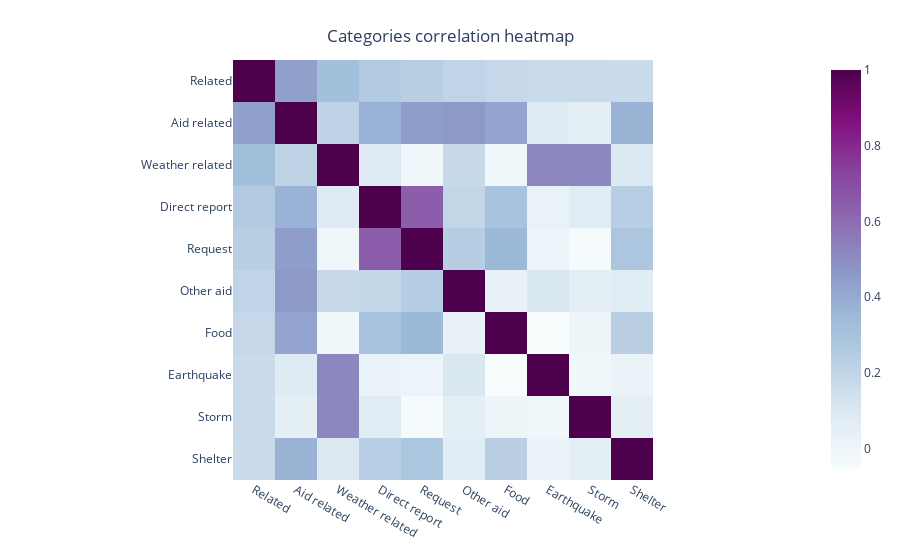

Notebook source saved alongside this figure:
### Markdown cell above
## Chart 2: Categories correlation heatmap

### Code cell
fig = create_category_correlation_heatmap_chart(df)
fig.show()

### Figure 1 — Plotly figure (JSON) as saved in the notebook; plotly's stock layout.template omitted (floating-point values rounded to 4 significant figures)
{"data": [{"coloraxis": "coloraxis", "hovertemplate": "x: %{x}<br>y: %{y}<br>color: %{z}<extra></extra>", "name": "0", "type": "heatmap", "x": ["Related", "Aid related", "Weather related", "Direct report", "Request", "Other aid", "Food", "Earthquake", "Storm", "Shelter"], "xaxis": "x", "y": ["Related", "Aid related", "Weather related", "Direct report", "Request", "Other aid", "Food", "Earthquake", "Storm", "Shelter"], "yaxis": "y", "z": [[1, 0.4373, 0.323, 0.2548, 0.2359, 0.2023, 0.1842, 0.1672, 0.1667, 0.1618], [0.4373, 1, 0.2093, 0.3749, 0.448, 0.4626, 0.4212, 0.08054, 0.0602, 0.37], [0.323, 0.2093, 1, 0.07915, -0.01455, 0.17, -0.01503, 0.5176, 0.5162, 0.09148], [0.2548, 0.3749, 0.07915, 1, 0.6479, 0.1928, 0.2979, 0.02842, 0.07076, 0.2345], [0.2359, 0.448, -0.01455, 0.6479, 1, 0.2439, 0.3512, 0.006972, -0.04566, 0.2806], [0.2023, 0.4626, 0.17, 0.1928, 0.2439, 1, 0.03651, 0.1044, 0.05859, 0.06719], [0.1842, 0.4212, -0.01503, 0.2979, 0.3512, 0.03651, 1, -0.05646, -0.000995, 0.2294], [0.1672, 0.08054, 0.5176, 0.02842, 0.006972, 0.1044, -0.05646, 1, -0.01837, 0.02137], [0.1667, 0.0602, 0.5162, 0.07076, -0.04566, 0.05859, -0.000995, -0.01837, 1, 0.05475], [0.1618, 0.37, 0.09148, 0.2345, 0.2806, 0.06719, 0.2294, 0.02137, 0.05475, 1]]}], "layout": {"coloraxis": {"colorscale": [[0, "rgb(247,252,253)"], [0.125, "rgb(224,236,244)"], [0.25, "rgb(191,211,230)"], [0.375, "rgb(158,188,218)"], [0.5, "rgb(140,150,198)"], [0.625, "rgb(140,107,177)"], [0.75, "rgb(136,65,157)"], [0.875, "rgb(129,15,124)"], [1, "rgb(77,0,75)"]]}, "margin": {"t": 60}, "title": {"text": "Categories correlation heatmap", "x": 0.5, "xanchor": "center", "yanchor": "top"}, "xaxis": {"anchor": "y", "constrain": "domain", "domain": [0, 1], "scaleanchor": "y"}, "yaxis": {"anchor": "x", "autorange": "reversed", "constrain": "domain", "domain": [0, 1]}}}
